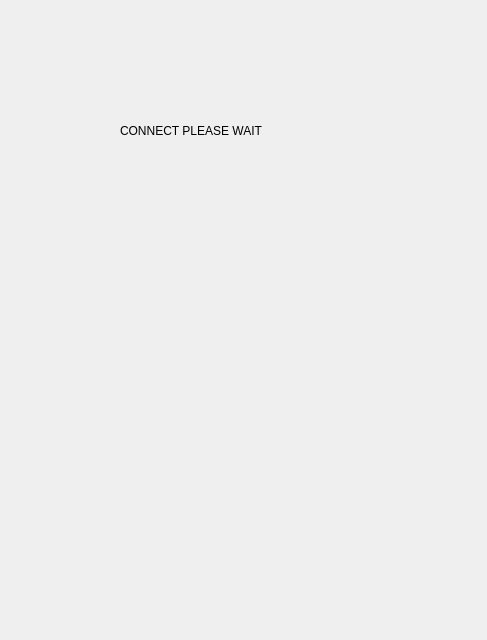
<?xml version="1.0" encoding="UTF-8"?>
<ui version="4.0">
 <class>Match</class>
 <widget class="QWidget" name="Match">
  <property name="enabled">
   <bool>true</bool>
  </property>
  <property name="geometry">
   <rect>
    <x>0</x>
    <y>0</y>
    <width>487</width>
    <height>640</height>
   </rect>
  </property>
  <property name="windowTitle">
   <string>Form</string>
  </property>
  <widget class="QLabel" name="label">
   <property name="geometry">
    <rect>
     <x>120</x>
     <y>100</y>
     <width>301</width>
     <height>61</height>
    </rect>
   </property>
   <property name="text">
    <string>CONNECT PLEASE WAIT</string>
   </property>
  </widget>
 </widget>
 <resources/>
 <connections/>
</ui>
